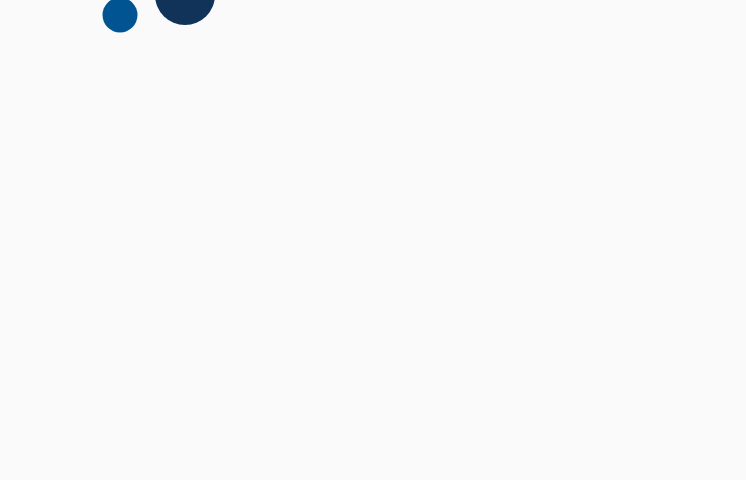
Frame 1 (no input)
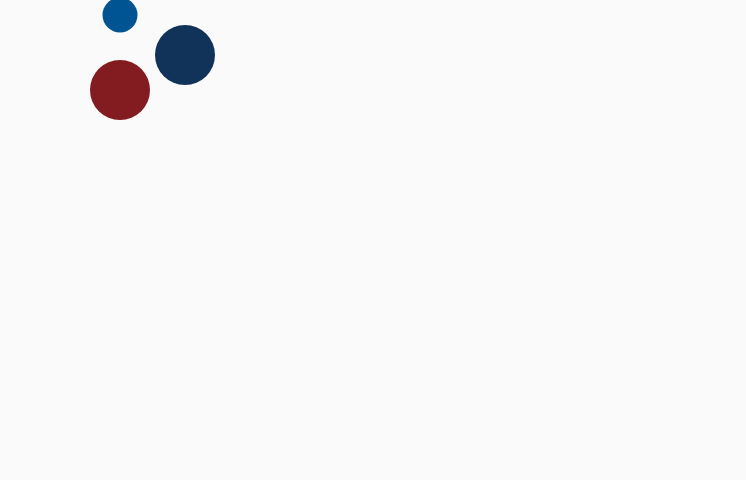
Frame 60 (no input)
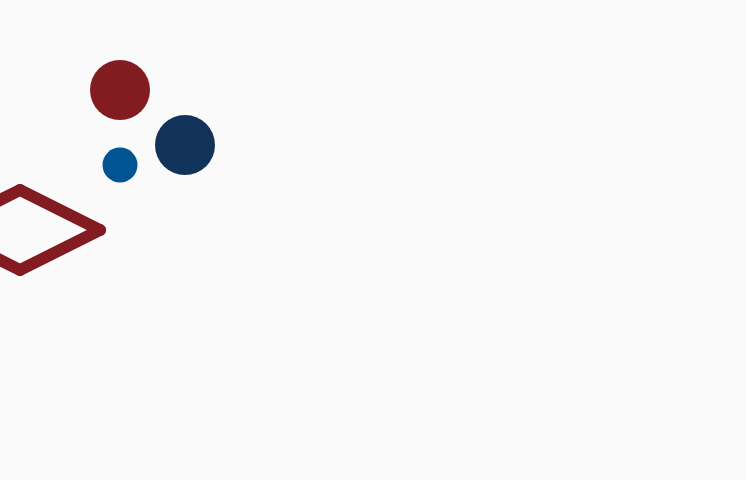
Frame 120 (the mouse pressed at the canvas centre since frame 60)

The p5.js sketch that drew these frames (run headless with seeded random() and noise() and a simulated clock; from frame 60 on, the mouse is pressed at the canvas centre):

// p5.js sketch
// ── sketch.js
let t = 0;

// circle position
let c1Y = -150;
let c2Y = -150;
let c3Y = -150;

// OSU position
let oX = -200;
let sX = -200;
let uX = -200;


function setup(){
  createCanvas(746,480);
  textFont("sans-serif");
}


function draw(){

  background(250);

  t++;


  //------------------------
  // Circle animation
  //------------------------

  if(t > 20){
    c1Y = min(0,c1Y+6);
  }

  if(t > 50){
    c2Y = min(0,c2Y+6);
  }

  if(t > 80){
    c3Y = min(0,c3Y+6);
  }



  //------------------------
  // OSU animation
  //------------------------

  if(t > 110){
    oX = min(0,oX+6);
  }

  if(t > 150){
    sX = min(0,sX+6);
  }

  if(t > 190){
    uX = min(0,uX+6);
  }



  //------------------------
  // 3 circles
  //------------------------

  noStroke();

  fill(130,28,33);
  circle(120,90+c1Y,60);

  fill(18,51,89);
  circle(185,145+c2Y,60);

  fill(0,84,145);
  circle(120,165+c3Y,35);



  //------------------------
  // O
  //------------------------

  if(t > 110){

    stroke(130,28,33);
    strokeWeight(12);
    noFill();

    line(80+oX,230,
         160+oX,190);

    line(160+oX,190,
         240+oX,230);

    line(240+oX,230,
         160+oX,270);

    line(160+oX,270,
         80+oX,230);
  }



  //------------------------
  // S
  //------------------------

  if(t > 150){

    stroke(18,51,89);
    strokeWeight(12);

    line(80+sX,250,
         155+sX,287);

    line(80+sX,250,
         155+sX,350);

    line(155+sX,350,
         80+sX,313);

  }



  //------------------------
  // U
  //------------------------

  if(t > 190){

    stroke(0,84,145);
    strokeWeight(12);

    line(170+uX,350,
         170+uX,250);

    line(170+uX,350,
         240+uX,313);

    line(240+uX,313,
         240+uX,250);

  }



  //------------------------
  // Center red circle
  //------------------------

  if(t > 230){

    noStroke();

    fill(130,28,33);

    circle(175,215,
           min(30,t-230));

  }



  //------------------------
  // Text
  //------------------------

  if(t > 260){

    fill(20,50,90);

    textSize(32);
    text("偉大なる平凡人たれ",310,90);

  }


  if(t > 280){

    fill(130,28,33);

    textSize(120);
    text("100",330,220);

    textSize(60);
    text("th",520,220);

  }


  if(t > 300){

    textSize(42);
    text("Anniversary",330,300);

  }


  if(t > 320){

    textSize(28);
    text("SINCE 1928",390,340);

  }


  if(t > 340){

    textSize(32);
    text("学校法人大阪産業大学",300,400);

  }

}
